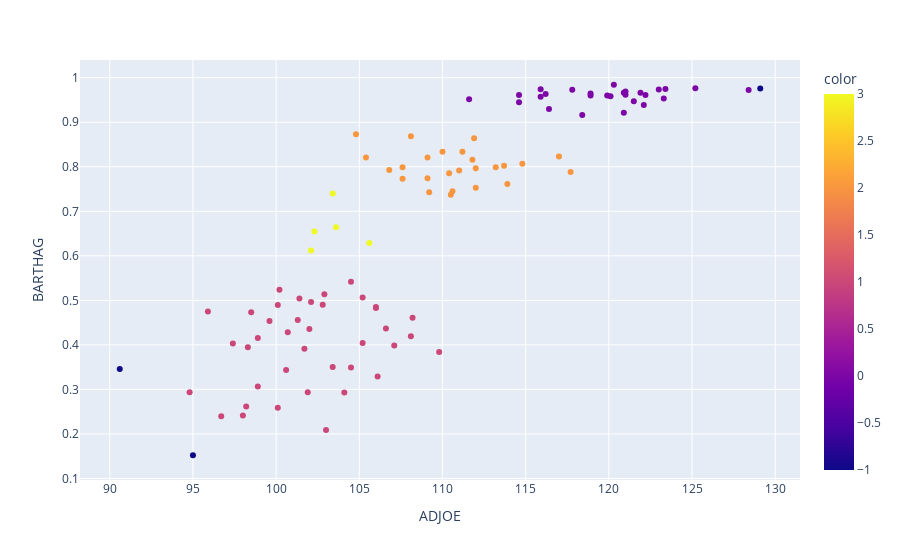

Notebook code for this chart:
### Code cell
from sklearn.cluster import DBSCAN

# generate some sample data
np.random.seed(123)
X = df2.loc[:, ['ADJOE', 'BARTHAG']]

from sklearn.preprocessing import MinMaxScaler
scaler = MinMaxScaler()
X_normalized = scaler.fit_transform(X)
X_normalized_df = pd.DataFrame(X_normalized, columns=X.columns)

# fit DBSCAN clustering model
dbscan = DBSCAN(eps=0.1, min_samples=5)
dbscan.fit(X_normalized_df)
labels = dbscan.fit_predict(X_normalized_df)

# create a scatter plot of the data colored by the cluster labels
fig = px.scatter(df2, x='ADJOE', y='BARTHAG', color=labels, hover_data=['TEAM'])
fig.show()

### Figure 1 — Plotly figure (JSON) as saved in the notebook; plotly's stock layout.template omitted (floating-point values rounded to 4 significant figures)
{"data": [{"customdata": [["North Carolina"], ["Wisconsin"], ["Gonzaga"], ["Duke"], ["Virginia"], ["North Carolina"], ["Villanova"], ["Louisville"], ["Virginia"], ["Duke"], ["Kansas"], ["Kansas"], ["Oregon"], ["Gonzaga"], ["Arizona"], ["Kansas"], ["Kentucky"], ["Florida"], ["UMBC"], ["Villanova"], ["Villanova"], ["Xavier"], ["Liberty"], ["Middle Tennessee"], ["Yale"], ["Murray St."], ["Arkansas Little Rock"], ["Wichita St."], ["Harvard"], ["North Dakota St."], ["Stephen F. Austin"], ["Gonzaga"], ["California"], ["Mississippi"], ["Davidson"], ["Virginia"], ["Florida Gulf Coast"], ["Coastal Carolina"], ["Radford"], ["Gardner Webb"], ["UC Davis"], ["UNC Wilmington"], ["Princeton"], ["Penn"], ["Iona"], ["Buffalo"], ["Hampton"], ["Hampton"], ["Wyoming"], ["Nevada"], ["Robert Morris"], ["Mount St. Mary's"], ["Fairleigh Dickinson"], ["Austin Peay"], ["Murray St."], ["Lafayette"], ["Holy Cross"], ["Wofford"], ["Chattanooga"], ["Stephen F. Austin"], ["South Dakota St."], ["South Dakota St."], ["South Dakota St."], ["North Dakota St."], ["Texas Southern"], ["Texas Southern"], ["New Mexico St."], ["New Mexico St."], ["North Carolina St."], ["Albany"], ["Cal Poly"], ["Coastal Carolina"], ["Weber St."], ["Akron"], ["Western Kentucky"], ["North Carolina A&T"], ["Southern"], ["James Madison"], ["North Florida"], ["Manhattan"], ["North Carolina Central"], ["North Carolina Central"], ["North Carolina Central"], ["Fairleigh Dickinson"], ["LIU Brooklyn"], ["New Orleans"], ["Southern"], ["Prairie View A&M"], ["Xavier"], ["Mount St. Mary's"], ["Texas Southern"], ["LIU Brooklyn"], ["Liberty"], ["North Carolina"], ["Oregon"], ["Virginia"], ["Indiana"], ["Kansas"], ["Oregon"]], "hovertemplate": "ADJOE=%{x}<br>BARTHAG=%{y}<br>TEAM=%{customdata[0]}<br>color=%{marker.color}<extra></extra>", "legendgroup": "", "marker": {"color": [0, -1, 0, 0, 0, 0, 0, 0, 0, 0, 0, 0, 0, 0, 0, 0, 0, 0, 1, 0, 0, 0, 2, 2, 2, 2, 2, 0, 2, 2, 2, 0, 2, 2, 2, 0, 1, 1, 1, 1, 1, 2, 2, 3, 1, 2, 1, 1, 3, 2, 1, 1, 1, 1, 2, 1, 1, 3, 3, 2, 2, 1, 2, 1, 1, 1, 2, 2, 2, 1, 1, 1, 1, 3, 1, -1, 1, 1, 1, 1, 1, -1, 1, 1, 1, 1, 1, 1, 2, 1, 1, 1, 1, 0, 2, 0, 0, 0, 2], "coloraxis": "coloraxis", "symbol": "circle"}, "mode": "markers", "name": "", "orientation": "v", "showlegend": false, "type": "scatter", "x": [123.3, 129.1, 117.8, 125.2, 123, 121, 128.4, 115.9, 119.9, 118.9, 120.9, 121.5, 118.4, 123.4, 116.2, 122.1, 120.3, 115.9, 102.1, 121.9, 122.2, 120.9, 109.2, 111.2, 109.1, 110.4, 107.6, 116.4, 111.9, 113.9, 112, 118.9, 105.4, 110, 117, 114.6, 102.9, 104.5, 101.3, 106, 97.4, 117.7, 107.6, 103.6, 105.2, 109.1, 94.8, 98.2, 102.1, 113.7, 100.7, 98.9, 104.5, 103.4, 110.6, 109.8, 96.7, 102.3, 105.6, 111, 110.5, 108.2, 113.2, 106.6, 100.6, 104.1, 106.8, 111.8, 114.8, 102.8, 102, 98.3, 106, 103.4, 100.1, 90.6, 95.9, 98.5, 105.2, 100.2, 101.4, 95, 98, 103, 101.9, 99.6, 98.9, 101.7, 112, 107.1, 106.1, 108.1, 100.1, 120.1, 108.1, 114.6, 121, 111.6, 104.8], "xaxis": "x", "y": [0.9531, 0.9758, 0.9728, 0.9764, 0.9736, 0.9615, 0.9725, 0.9743, 0.96, 0.9646, 0.9662, 0.9472, 0.9163, 0.9744, 0.9636, 0.9385, 0.9842, 0.9575, 0.4963, 0.9663, 0.9611, 0.9211, 0.7428, 0.8339, 0.8209, 0.7852, 0.7732, 0.9295, 0.8641, 0.7613, 0.7527, 0.9599, 0.8211, 0.834, 0.823, 0.9612, 0.5136, 0.5417, 0.4559, 0.4852, 0.4033, 0.7881, 0.7989, 0.6644, 0.4044, 0.7742, 0.2939, 0.2615, 0.6121, 0.8021, 0.4286, 0.4155, 0.3494, 0.3501, 0.7449, 0.3839, 0.2398, 0.6547, 0.6286, 0.7919, 0.737, 0.4612, 0.7989, 0.4369, 0.3437, 0.293, 0.7927, 0.8155, 0.8066, 0.49, 0.4356, 0.3946, 0.4831, 0.7402, 0.4895, 0.3459, 0.475, 0.4736, 0.5063, 0.5238, 0.5043, 0.1522, 0.2414, 0.209, 0.2937, 0.4538, 0.3065, 0.3911, 0.7965, 0.3986, 0.3293, 0.4195, 0.2591, 0.9582, 0.8687, 0.9449, 0.9692, 0.9514, 0.8728], "yaxis": "y"}], "layout": {"coloraxis": {"colorbar": {"title": {"text": "color"}}, "colorscale": [[0, "#0d0887"], [0.1111, "#46039f"], [0.2222, "#7201a8"], [0.3333, "#9c179e"], [0.4444, "#bd3786"], [0.5556, "#d8576b"], [0.6667, "#ed7953"], [0.7778, "#fb9f3a"], [0.8889, "#fdca26"], [1, "#f0f921"]]}, "legend": {"tracegroupgap": 0}, "margin": {"t": 60}, "xaxis": {"anchor": "y", "domain": [0, 1], "title": {"text": "ADJOE"}}, "yaxis": {"anchor": "x", "domain": [0, 1], "title": {"text": "BARTHAG"}}}}
